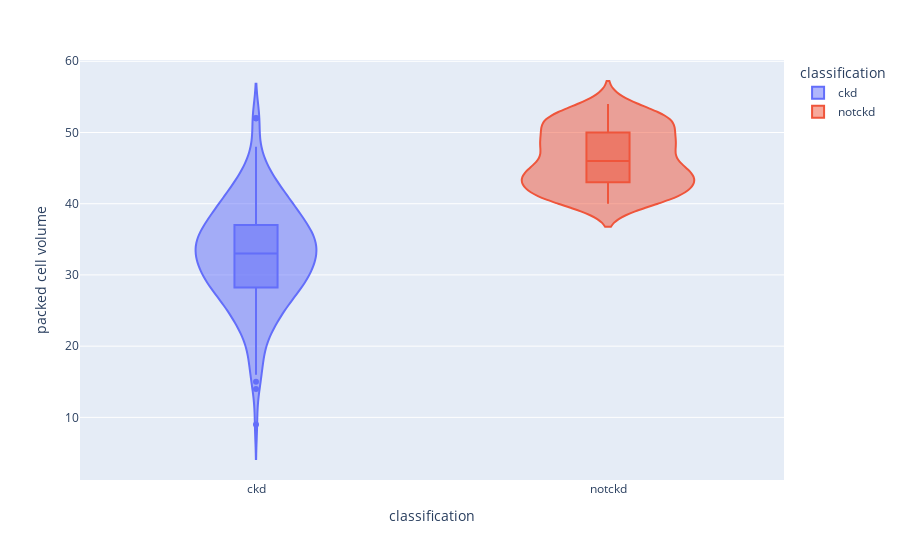

Write notebook code for a chart like this one.
### Code cell
violin('packed cell volume')

### Figure 1 — Plotly figure (JSON) as saved in the notebook; plotly's stock layout.template omitted (floating-point values rounded to 4 significant figures; data arrays with more than 128 entries replaced by an {"elided": "..."} marker saying what was removed)
{"data": [{"alignmentgroup": "True", "box": {"visible": true}, "hovertemplate": "classification=%{x}<br>packed cell volume=%{y}<extra></extra>", "legendgroup": "ckd", "marker": {"color": "#636efa"}, "name": "ckd", "offsetgroup": "ckd", "orientation": "v", "scalegroup": "True", "showlegend": true, "type": "violin", "x": {"elided": "250 str values"}, "x0": " ", "xaxis": "x", "y": {"elided": "250 int values"}, "y0": " ", "yaxis": "y"}, {"alignmentgroup": "True", "box": {"visible": true}, "hovertemplate": "classification=%{x}<br>packed cell volume=%{y}<extra></extra>", "legendgroup": "notckd", "marker": {"color": "#EF553B"}, "name": "notckd", "offsetgroup": "notckd", "orientation": "v", "scalegroup": "True", "showlegend": true, "type": "violin", "x": {"elided": "150 str values"}, "x0": " ", "xaxis": "x", "y": {"elided": "150 int values"}, "y0": " ", "yaxis": "y"}], "layout": {"legend": {"title": {"text": "classification"}, "tracegroupgap": 0}, "margin": {"t": 60}, "violinmode": "overlay", "xaxis": {"anchor": "y", "categoryarray": ["ckd", "notckd"], "categoryorder": "array", "domain": [0, 1], "title": {"text": "classification"}}, "yaxis": {"anchor": "x", "domain": [0, 1], "title": {"text": "packed cell volume"}}}}
